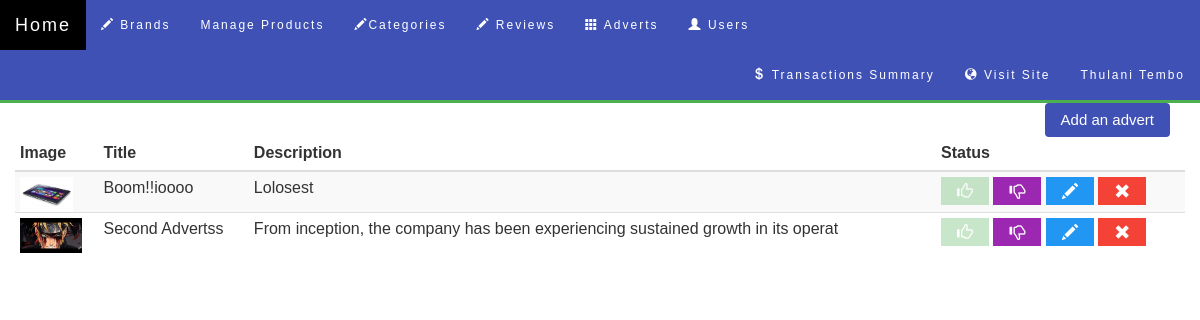
Page /admin/adverts.php (signed in) on the committed database.
### tables this page shows
CREATE TABLE `adverts` (
  `id` int(11) NOT NULL,
  `title` varchar(255) NOT NULL,
  `image` text NOT NULL,
  `description` text NOT NULL,
  `featured` int(11) NOT NULL DEFAULT '0'
);

### admin/adverts.php (the view, shortened to what this page needs)
<?php
    require_once '../core/init.config.php';
    include 'includes/header.php';
    include 'includes/navigation.php';
    $sql = $db->query("SELECT * FROM adverts");
?>
<div class="container">
    <div class="row">
        <div class="col-md-12">
            <a href="new_advert.php" class="w3-btn w3-ripple w3-round w3-indigo pull-right">Add an advert</a>
        </div>
        <table class="table table-striped table-condensed">
            <thead>
                <tr>
                <th>Image</th>
                <th>Title</th>
                <th>Description</th>
                <th>Status</th>
                </tr>
            </thead>
            <tbody>
                <?php while($advert = mysqli_fetch_assoc($sql)): ?>
                    <tr>
                        <td><img src="<?= $advert['image'];?>" alt="ad" style="height:35px;"></td>
                        <td><?= $advert['title'];?></td>
                        <td><?= substr($advert['description'],0,80);?></td>
                        <td>
                            <a href="adverts.php?feature=<?= $advert['id'];?>" class="w3-btn w3-green <?= (($advert['featured'] == 1)? 'w3-disabled':'')?>">
                                <span class="glyphicon glyphicon-thumbs-up"></span>
                            </a>
                            <a href="adverts.php?unfeature=<?= $advert['id'];?>" class="w3-btn w3-purple <?= (($advert['featured'] == 0)? 'w3-disabled':'')?>">
                                <span class="glyphicon glyphicon-thumbs-down"></span>
                            </a>
                            <a href="new_advert.php?edit=<?= $advert['id'];?>" class="w3-btn w3-blue">
                                <span class="glyphicon glyphicon-pencil"></span>
                            </a>
                            <a href="adverts.php?delete=<?= $advert['id'];?>" class="w3-btn w3-red ">
                                <span class="glyphicon glyphicon-remove"></span>
                            </a>
                        </td>
                    </tr>
                <?php endwhile; ?>
            </tbody>
        </table>
    </div>
</div>

### admin/css/customs.css (style rules this page uses)
body { padding-top: 50px; font-family: Montserrat, sans-serif; }

### css/w3.css (style rules this page uses)
* { -webkit-box-sizing:border-box;-moz-box-sizing:border-box;box-sizing:border-box }
html { -ms-text-size-adjust:100%;-webkit-text-size-adjust:100% }
body { margin:0 }
a { -webkit-tap-highlight-color:transparent;background-color:transparent }
img { border:0 }
html,body { font-family:Verdana,sans-serif;font-size:15px;line-height:1.5 }
img { margin-bottom:-5px }
a { color:inherit }
table { border-collapse:collapse;border-spacing:0;width:100%;display:table }
table,th,td { border:none }
.w3-btn,.w3-btn-block { border:none;display:inline-block;outline:0;padding:6px 16px;vertical-align:middle;overflow:hidden;text-decoration:none !important;color:#fff;background-color:#000;text-align:center;cursor:pointer;white-space:nowrap }
.w3-btn.w3-disabled,.w3-btn-block.w3-disabled,.w3-btn-floating.w3-disabled,.w3-btn:disabled,.w3-btn-floating:disabled,.w3-btn-floating-large.w3-disabled,.w3-btn-floating-large:disabled { cursor:not-allowed;opacity:0.3 }
.w3-btn.w3-disabled *,.w3-btn-block.w3-disabled,.w3-btn-floating.w3-disabled *,.w3-btn:disabled *,.w3-btn-floating:disabled * { pointer-events:none }
.w3-btn,.w3-btn-floating,.w3-btn-floating-large { -webkit-touch-callout:none;-webkit-user-select:none;-khtml-user-select:none;-moz-user-select:none;-ms-user-select:none;user-select:none; }
.w3-btn.w3-ripple { position:relative }
.w3-ripple:after { content:"";background:#90EE90;display:block;position:absolute;padding-top:300%;padding-left:350%;margin-left:-20px!important;margin-top:-120%;opacity:0;transition:all 0.8s }
.w3-navbar a,.w3-topnav a,.w3-sidenav a,.w3-dropnav a,.w3-pagination li a,.w3-hoverable tbody tr,.w3-btn,.w3-btn-floating,.w3-btn-floating-large,.w3-hover-opacity,.w3-hover-shadow,.w3-accordion-content a,.w3-dropdown-content a,.w3-dropdown-click:hover,.w3-dropdown-hover:hover,.w3-opennav,.w3-closenav,.w3-closebtn, .w3-hover-amber,.w3-hover-aqua,.w3-hover-blue,.w3-hover-light-blue,.w3-hover-brown,.w3-hover-cyan,.w3-hover-blue-grey,.w3-hover-green,.w3-hover-light-green,.w3-hover-indigo,.w3-hover-khaki,.w3-hover-lime,.w3-hover-orange,.w3-hover-deep-orange,.w3-hover-pink, .w3-hover-purple,.w3-hover-deep-purple,.w3-hover-red,.w3-hover-sand,.w3-hover-teal,.w3-hover-yellow,.w3-hover-white,.w3-hover-black,.w3-hover-grey,.w3-hover-light-grey,.w3-hover-dark-grey,.w3-hover-text-amber,.w3-hover-text-aqua,.w3-hover-text-blue,.w3-hover-text-light-blue, .w3-hover-text-brown,.w3-hover-text-cyan,.w3-hover-text-blue-grey,.w3-hover-text-green,.w3-hover-text-light-green,.w3-hover-text-indigo,.w3-hover-text-khaki,.w3-hover-text-lime,.w3-hover-text-orange,.w3-hover-text-deep-orange,.w3-hover-text-pink,.w3-hover-text-purple, .w3-hover-text-deep-purple,.w3-hover-text-red,.w3-hover-text-sand,.w3-hover-text-teal,.w3-hover-text-yellow,.w3-hover-text-white,.w3-hover-text-black,.w3-hover-text-grey,.w3-hover-text-light-grey,.w3-hover-text-dark-grey { -webkit-transition:all 0.3s ease;transition:all 0.3s ease }
.w3-round,.w3-round-medium { border-radius:4px !important }
.w3-blue,.w3-hover-blue:hover { color:#fff !important;background-color:#2196F3 !important }
.w3-green,.w3-hover-green:hover { color:#fff !important;background-color:#4CAF50 !important }
.w3-indigo,.w3-hover-indigo:hover { color:#fff !important;background-color:#3f51b5 !important }
.w3-purple,.w3-hover-purple:hover { color:#fff !important;background-color:#9c27b0 !important }
.w3-red,.w3-hover-red:hover { color:#fff !important;background-color:#f44336 !important }

### rows in the picture
adverts: image (picture), title "Boom!!ioooo", description "Lolosest", featured 1 (drawn)
adverts: image (picture), title "Second Advertss", description "From inception, the company has been experiencing sustained growth in its operat", featured 1 (drawn)
